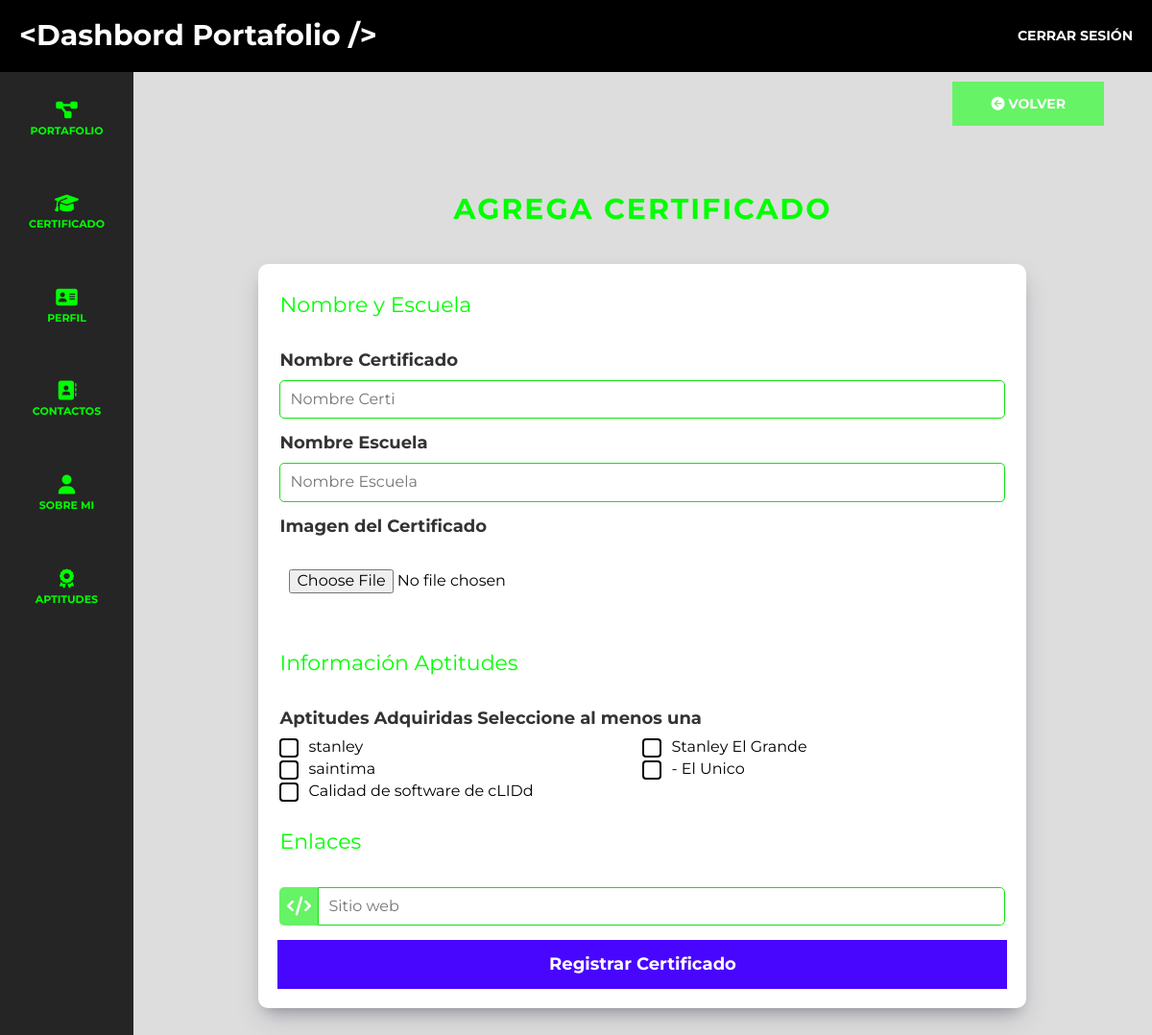
/certificado/agregar/ (signed in), run on the app's committed database.
### adminStanley/models/models.py (models this page shows)
class Aptitude(models.Model):
    id_aptitude = models.AutoField(primary_key=True)
    nombre = models.CharField(max_length=100)

### adminStanley/Authenticacion/custom_auth.py (the view)
    def wrapper(request, *args, **kwargs):
        if 'id_persona' not in request.session:
            messages.error(request, 'Debes iniciar sesión para acceder.')
            return redirect('/login/')
        return view_func(request, *args, **kwargs)

### adminStanley/Authenticacion/custom_auth.py (called while the page is built)
def login_required(view_func):
    def wrapper(request, *args, **kwargs):
        if 'id_persona' not in request.session:
            messages.error(request, 'Debes iniciar sesión para acceder.')
            return redirect('/login/')
        return view_func(request, *args, **kwargs)
    return wrapper

### adminStanley/views/viewCertificados.py (called while the page is built, shortened)
@login_required
def agregar_certificado(request):
    aptitudes = Aptitude.objects.all()
    context = {
        "titulo": "Agrega Certificado",
        "aptitudes": aptitudes,
    }
    return render(request, TEMPLATE_CREAR, context)

### adminStanley/templates/auth/dashboard/certificado/crear.html (shortened to what this page needs)
{% extends "bases/base-admin.html" %}
{% load static %}
{% block content%}
<div class="dashboard__contenedor-boton">
    <a class="dashboard__boton" href="/dashboard/certificado">
        <i class="fa-solid fa-circle-arrow-left"></i>
        Volver
    </a>
</div>
<h1 class="dashboard__titulo">{{ titulo }}</h1>
<main class="dashboard__formulario">
        <form method="POST" action="{% url 'agregar_certificado' %}"  enctype="multipart/form-data" class="formulario">
    {% include './form-certificado.html' %}
    <input id="save-cambios" class="formulario__submit formulario__submit--registrar" type="submit" value="Registrar Certificado">
    </form>
</main>
{%endblock%}

### adminStanley/templates/auth/dashboard/certificado/form-certificado.html (shortened to what this page needs)
    <fieldset class="formulario__fieldset">
        <legend class="formulario__legend">Nombre y Escuela</legend>
        <div class="formulario__campo">
            <label for="nombre" class="formulario__label">Nombre Certificado</label>
            <input
                type="text"
                class="formulario__input"
                id="nombre"
                name="nombre"
                placeholder="Nombre Certi"
                value="{{ certificado.titulo }}"
            >
        </div>
        <div class="formulario__campo">
            <label for="nombreEscuela" class="formulario__label">Nombre Escuela</label>
            <input
                type="text"
                class="formulario__input"
                id="nombreEscuela"
                name="nombreEscuela"
                placeholder="Nombre Escuela"
                value="{{ certificado.nombre_escuela }}"
            >
        </div>
        <div class="formulario__campo">
            <label for="imagen" class="formulario__label">Imagen del Certificado</label>
            <div class="formulario__campo">
                <input
                    type="file"
                    class="formulario__input formulario__input--file"
                    id="imagen"
                    name="imagen"
                    onchange="mostrarImagen(this)"
                    accept="image/jpeg, image/png"
                >
            </div>
        </div>
    </fieldset>
    <fieldset class="formulario__fieldset">
        <legend class="formulario__legend">Información Aptitudes</legend>
        <div class="formulario__campo">
            <label for="aptitudes" class="formulario__label">Aptitudes Adquiridas Seleccione al menos una</label>
            <div class="custom-select">
                <ul id="aptitudes-list" class="columnas-{{ aptitudes|length }}">
                    {% for aptitud in aptitudes %}
                        <li>
                            <label for="aptitud{{ aptitud.id_aptitude }}">{{ aptitud.nombre }}</label>
                        </li>
                    {% endfor %}
                </ul>
            </div>
        </div>
    </fieldset>
    <fieldset class="formulario__fieldset">
        <legend for="enlaces[]" class="formulario__legend">Enlaces</legend>
        <div class="formulario__campo">
            <div class="formulario__contenedor-icono">
                <div class="formulario__icono">
                    <i class="fa-solid fa-code"></i>
                </div>
                <input
                    type="text"
                    class="formulario__input--sociales"
                    is="enlaces_web"
                    name="enlaces_web"
                    placeholder="Sitio web"
                    value="{{certificado.enlaces_web }}"
                >
            </div>
        </div>
    </fieldset>

### static/css/app.css (style rules this page uses)
html { -webkit-text-size-adjust:100%;line-height:1.15 }
body { margin:0 }
main { display:block }
h1 { font-size:2em;margin:.67em 0 }
a { background-color:transparent }
button,input,optgroup,select,textarea { font-family:inherit;font-size:100%;line-height:1.15;margin:0 }
button,input { overflow:visible }
[type=button],[type=reset],[type=submit],button { -webkit-appearance:button }
fieldset { padding:.35em .75em .625em }
legend { box-sizing:border-box;color:inherit;display:table;max-width:100%;padding:0;white-space:normal }
html { box-sizing:border-box;font-size:62.5%;scroll-behavior:smooth }
*,:after,:before { box-sizing:inherit }
body { background-color:rgba(0,0,0,.943);display:flex;flex-direction:column;font-family:Montserrat,sans-serif;font-size:1.6rem }
h1,h2,h3,h4 { color:#fff;margin:0 0 5rem }
h1 { font-size:4rem }
a { text-decoration:none }
.dashboard { background-color:rgba(69,67,67,.178);display:flex;flex-direction:column;height:100%;overflow:hidden }
.dashboard__titulo { color:#0f0;font-size:clamp(2rem,-.8rem + 10vw,3rem);font-weight:700;letter-spacing:.2rem;margin:0 auto 2rem;padding:2rem;text-align:center;text-transform:uppercase;width:min(95%,80rem) }
@media (min-width:768px) { .dashboard__contenedor-boton { display:flex;justify-content:flex-end;margin-bottom:5rem } }
.dashboard__boton { background-color:#66f366;border:none;color:#fff;display:inline-block;font-size:1.8rem;font-size:1.4rem;font-weight:700;padding:1.5rem 4rem;text-align:center;text-transform:uppercase;transition-duration:.3s;transition-property:background-color;width:100% }
@media (min-width:768px) { .dashboard__boton { width:auto } }
.dashboard__contenedor,.dashboard__formulario { background-color:#fff;border-radius:1rem;box-shadow:0 13px 27px -5px rgba(50,50,93,.25),0 8px 16px -8px rgba(0,0,0,.3);margin-top:5rem;padding:2rem }
.dashboard__formulario { margin:0 auto;width:min(95%,80rem) }
.formulario { display:flex;flex-direction:column }
.formulario__fieldset { border:none;margin-top:1rem;padding:0 }
.formulario__legend { color:#0f0;font-size:2.2rem;margin-bottom:2rem }
.formulario__campo { display:flex;flex-direction:column;gap:1rem;margin:1.5rem 0 }
.formulario__contenedor-icono { border-radius:.5rem;display:flex;overflow:hidden }
.formulario__icono { align-items:center;background-color:#66f366;display:flex;justify-content:center;width:4rem }
.formulario__icono i { color:#fff;font-size:2rem }
.formulario__label { color:rgba(0,0,0,.8);display:block;font-size:1.8rem;font-weight:700 }
.formulario__input,.formulario__input--sociales,.formulario__select,.formulario__select--sociales { border:1px solid #12e112;border-radius:.5rem;padding:1rem }
.formulario__input--file,.formulario__select--file { border:none }
.formulario__input--sociales,.formulario__select--sociales { border-bottom-left-radius:0;border-top-left-radius:0;flex:1 }
.formulario__submit { align-self:flex-start;background-color:#4806ff;border:none;color:#fff;display:inline-block;font-size:1.8rem;font-weight:700;padding:1.5rem 4rem;text-align:center;transition-duration:.3s;transition-property:background-color;width:100%;width:auto }
.formulario__submit--full,.formulario__submit--registrar { width:100% }
.formulario .custom-select { display:inline-block;position:relative }
.formulario .custom-select ul { display:flex;flex-wrap:wrap;list-style:none;margin:0;padding:0 }
.formulario .custom-select ul li { flex:0 0 50%;margin-bottom:5px }
.formulario .custom-select ul li label { cursor:pointer;display:inline-block;padding-left:30px;position:relative }
.formulario .custom-select ul li label:before { background-color:#fff;border:2px solid #000;border-radius:4px;content:"";height:20px;left:0;position:absolute;top:0;width:20px }

### data on the page
Aptitude: nombre "stanley"
Aptitude: nombre "Stanley El Grande"
Aptitude: nombre "saintima"
Aptitude: nombre "- El Unico"
Aptitude: nombre "Calidad de software de cLIDd"

### other printed values
{{ titulo }} "AGREGA CERTIFICADO"
